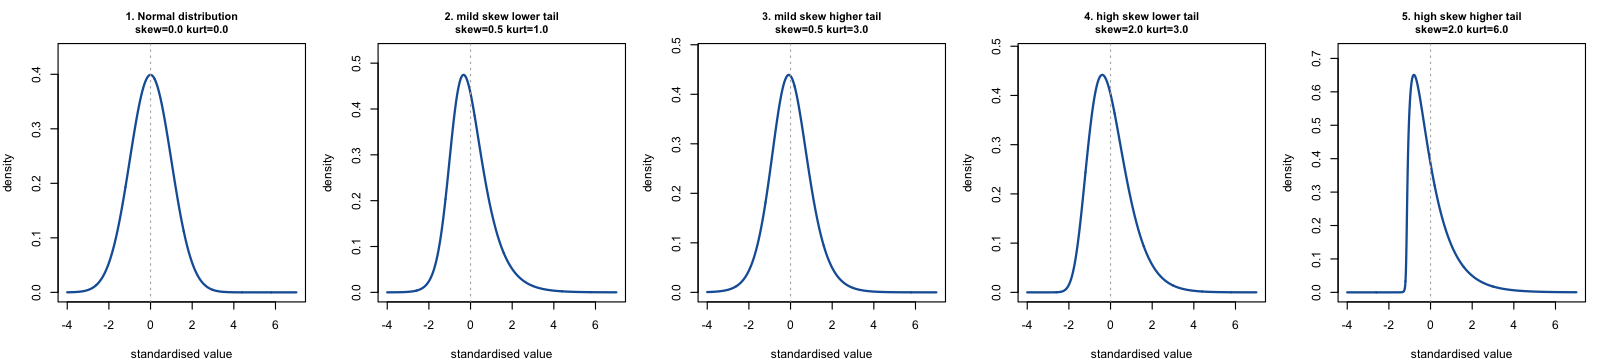

Write the R code that produced this figure.
## Validate the user's factorial Fleishman design and render densities.
## Reads the existing parameters CSV; does NOT recompute coefficients.

src <- file.path("dev", "fleishman_factorial_story_preview",
                 "visstatistics_fleishman_factorial_story_parameters.csv")
p <- read.csv(src, stringsAsFactors = FALSE)

## a + b z + c z^2 + d z^3  (uses the a column as stored)
draw <- function(a,b,c,d,n=2e6,seed=1){ set.seed(seed); z<-rnorm(n); a+b*z+c*z^2+d*z^3 }
moms <- function(y){ m<-mean(y); v<-mean((y-m)^2)
  c(mean=m, sd=sqrt(v), skew=mean((y-m)^3)/v^1.5, exkurt=mean((y-m)^4)/v^2-3) }

cat("Monte Carlo validation of the factorial parameters:\n")
cat(sprintf("%-24s %7s %7s | %8s %8s %8s\n",
            "panel","tgtSkew","tgtKurt","MC.mean","MC.skew","MC.kurt"))
for (i in seq_len(nrow(p))) {
  v <- moms(draw(p$a[i],p$b[i],p$c[i],p$d[i]))
  cat(sprintf("%-24s %7.2f %7.2f | %8.3f %8.3f %8.3f\n",
              p$label[i], p$skew[i], p$exkurt[i], v["mean"], v["skew"], v["exkurt"]))
}

## monotonicity check: c^2 <= 3 b d
cat("\nFold check (need c^2 <= 3bd):\n")
for (i in seq_len(nrow(p))) {
  lhs<-p$c[i]^2; rhs<-3*p$b[i]*p$d[i]
  cat(sprintf("  %-24s c^2=%.4f 3bd=%.4f  %s\n",
              p$label[i], lhs, rhs, if(lhs<=rhs) "monotonic" else "FOLD"))
}

## exact density via root inversion of a + b z + c z^2 + d z^3 = y
dens <- function(y,a,b,c,d){
  if (b==1 && c==0 && d==0) return(dnorm(y))
  vapply(y,function(yy){
    r<-polyroot(c(a-yy,b,c,d)); re<-Re(r)[abs(Im(r))<1e-8]
    if(!length(re)) return(0)
    dp<-b+2*c*re+3*d*re^2; val<-dnorm(re)/abs(dp); val<-val[is.finite(val)]
    if(!length(val)) 0 else sum(val)
  },numeric(1))
}

xg<-seq(-4,7,length.out=1000)
png(file.path("dev","fleishman_factorial_validate.png"),
    width=1600,height=360,res=110)
op<-par(mfrow=c(1,5),mar=c(4,4,3,1))
for (i in seq_len(nrow(p))) {
  dd<-dens(xg,p$a[i],p$b[i],p$c[i],p$d[i])
  plot(xg,dd,type="l",lwd=2,col="#185FA5",xlab="standardised value",
       ylab="density",ylim=c(0,max(dd)*1.1),
       main=sprintf("%d. %s\nskew=%.1f kurt=%.1f",p$panel[i],p$label[i],
                    p$skew[i],p$exkurt[i]),cex.main=0.9)
  abline(v=0,col="grey70",lty=3)
}
par(op);dev.off()
cat("\nSaved: dev/fleishman_factorial_validate.png\n")
